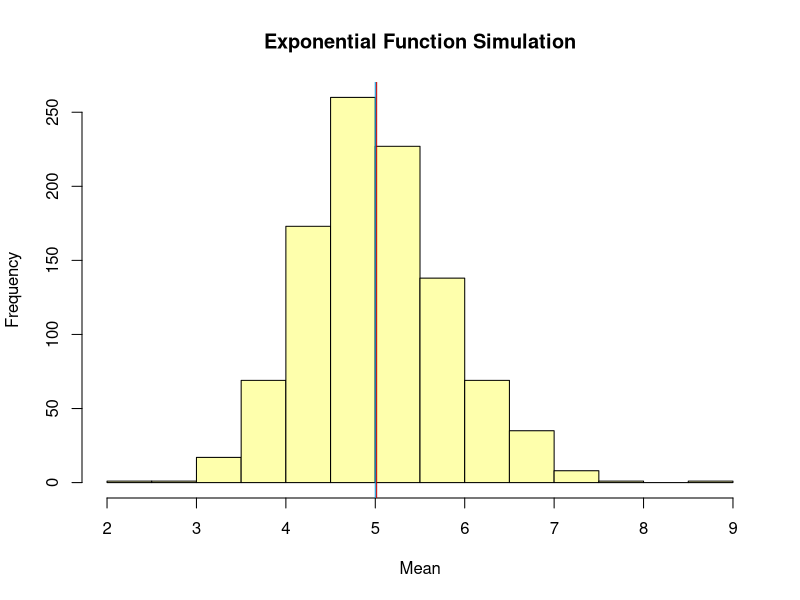
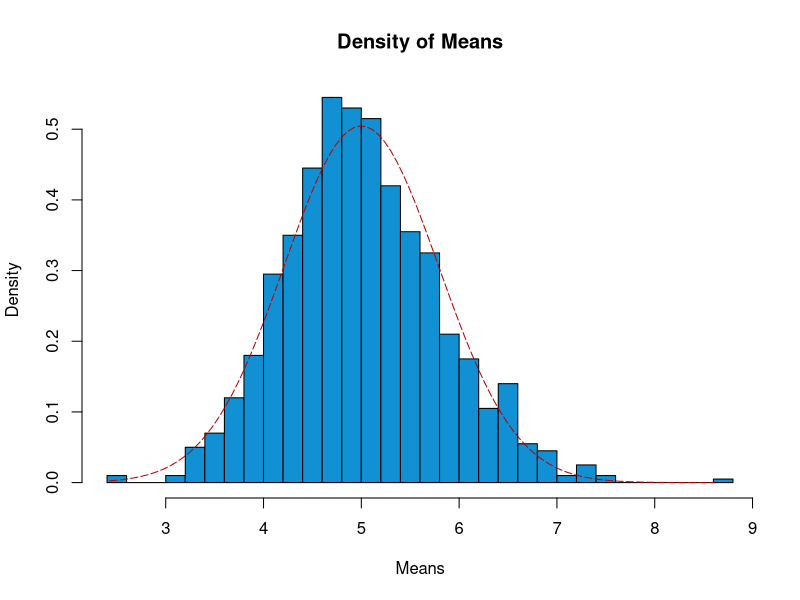
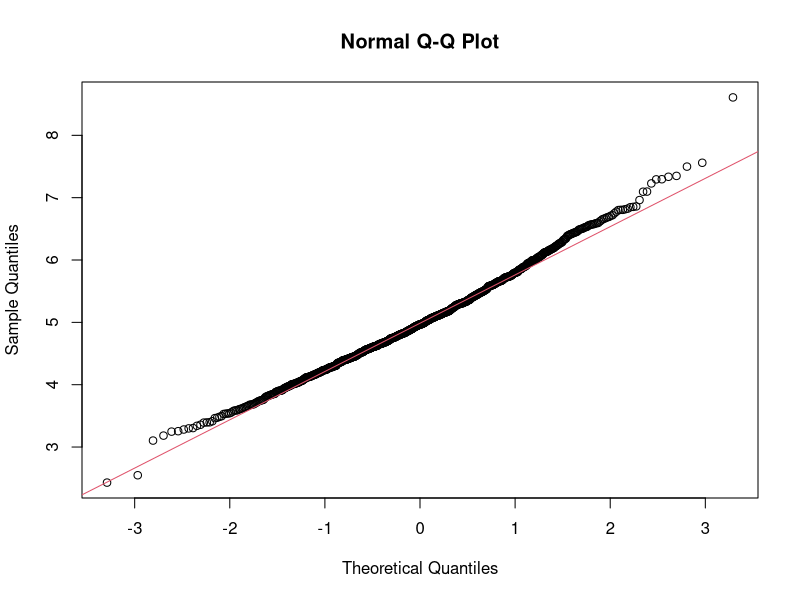

Write R code to recreate these figures, in order.
## ---- chunk 1
# set seed for random number consistency
set.seed(69)

# set lambda to 0.2
lambda <- 0.2

# assign samples (n) and simulation (sims) are allocated 
n <- 40
sims <- 1000

# simulate the setup for repeated random distribution
sim_exp <- replicate(sims, rexp(n, lambda))

# calculate mean of exponential
means_exp <- apply(sim_exp, 2, mean)
## ---- chunk 2
# calculate mean of the experimental simulation
e_mean <- mean(means_exp)
e_mean
## ---- chunk 3
# calculate mean from theoretical expression
t_mean <- 1/lambda
t_mean
## ---- chunk 4
# Generate the histogram for the experimental mean simulation while add the averages of 
hist(means_exp, xlab = "Mean", main = "Exponential Function Simulation", col = "#FEFFAC")
abline(v = e_mean, col = "#BB0000")
abline(v = t_mean, col = "#1191D3")
## ---- chunk 5
# standard deviation of the exponential simulation
stdev_e <- sd(means_exp)
stdev_e
## ---- chunk 6
# standard deviation from theoretical expression
stdev_t <- (1/lambda)/sqrt(n)
stdev_t
## ---- chunk 7
# variance of distribution
var_dist <- stdev_e^2
var_dist
## ---- chunk 8
# variance from analytical expression
var_t <- ((1/lambda)*(1/sqrt(n)))^2
var_t
## ---- chunk 9
x_set <- seq(min(means_exp), max(means_exp), length=100)
y_set <- dnorm(x_set, mean=1/lambda, sd=(1/lambda/sqrt(n)))
hist(means_exp,breaks=n,prob=T,col="#1191D3",xlab = "Means",main="Density of Means",ylab="Density")
lines(x_set, y_set, pch=22, col="#BB0000", lty=5)
## ---- chunk 10
# Compare the distribution of averages of 40 exponentials to a normal distribution
qqnorm(means_exp)
qqline(means_exp, col = 2)
